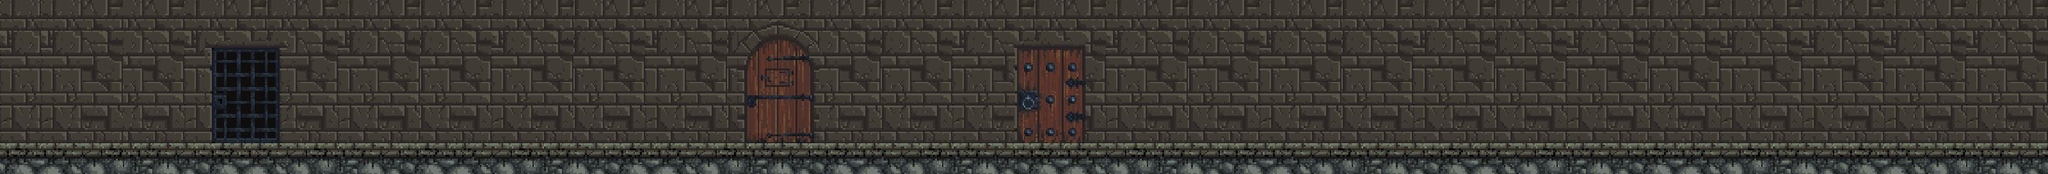

A 2D game scene composited from a Tiled map and its tileset images. What follows is a short description and the map's XML, with each tile layer's data collapsed to a summary:
An orthogonal 200x17 tile map with 16x16 px tiles, 3 tile layers (ground, background, door) and 6 objects.

<map version="1.2" tiledversion="1.3.0" orientation="orthogonal" renderorder="right-down" compressionlevel="0" width="200" height="17" tilewidth="16" tileheight="16" infinite="0" nextlayerid="10" nextobjectid="8">
 <tileset firstgid="1" source="../../World/Dungeon-Door.tsx" />
 <layer id="1" name="ground" width="200" height="17">
  <data>[3400 cells, 600 non-empty, 120 distinct tile ids]</data>
 </layer>
 <layer id="2" name="background" width="200" height="17">
  <data>[3400 cells, 2800 non-empty, 112 distinct tile ids]</data>
 </layer>
 <layer id="3" name="door" width="200" height="17">
  <data>[3400 cells, 246 non-empty, 246 distinct tile ids]</data>
 </layer>
 <objectgroup id="5" name="door-level-object">
  <object id="7" x="1153.67" y="45.3333" width="124.667" height="179.333" />
 </objectgroup>
 <objectgroup id="6" name="door-hide-object">
  <object id="5" x="1588" y="72" width="108" height="152" />
 </objectgroup>
 <objectgroup id="7" name="door-area-object">
  <object id="6" x="328" y="70.6667" width="112.667" height="152.667" />
 </objectgroup>
 <objectgroup id="8" name="chest-object">
  <object id="3" x="2105.5" y="173.5" width="65.5" height="55.25" />
  <object id="4" x="2538.75" y="173.5" width="64.75" height="55.75" />
 </objectgroup>
 <objectgroup id="9" name="ground-object">
  <object id="2" x="0.333333" y="224" width="3199.67" height="48.3333" />
 </objectgroup>
</map>
